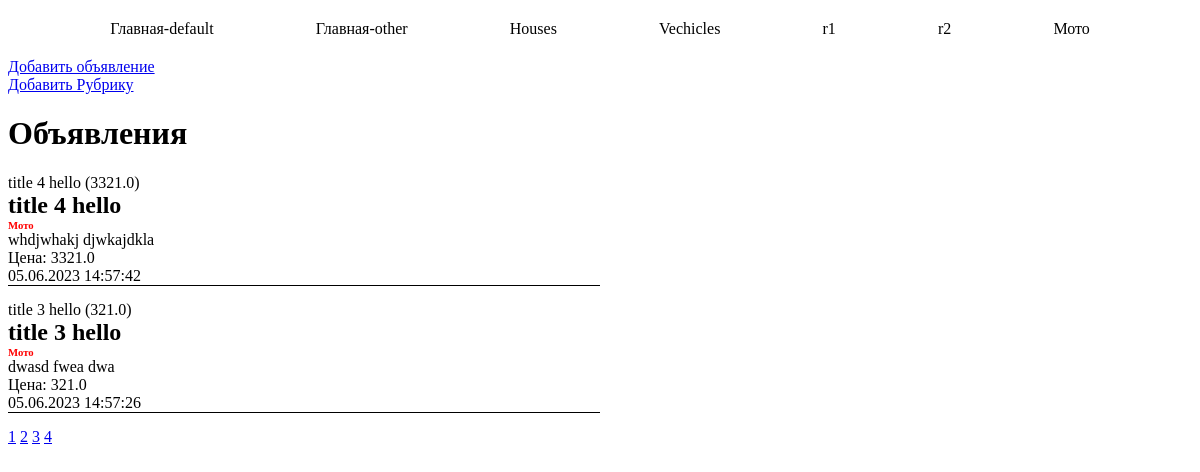
The page / on the database its author committed.
### bboard/models.py (models this page shows)
class Rubric(models.Model):
    name = models.CharField(max_length=20, db_index=True, verbose_name='Название')
    def __str__(self):
        return self.name
    class Meta:
        verbose_name_plural = 'Рубрики'
        verbose_name = 'Рубрика'
        ordering = ['name']

class Bb(models.Model):
    def title_and_price(self):
        return f'{self.title} ({self.price})'
    title_and_price.short_description = 'Название и цена'
    KINDS = (('b', "Куплю"),
             ('s', "Продам"),
             ('c', "Обменяю"))
    kind = models.CharField(max_length=1, choices=KINDS, default='s', verbose_name="Вид")
    rubric = models.ForeignKey(Rubric, null=True, on_delete=models.PROTECT, verbose_name='Рубрика')
    title = models.CharField(max_length=50, verbose_name='Загаловок', validators=[validators.MinLengthValidator(8, message='Минимум 10 символов')])
    content = models.TextField(null=True, blank=True, verbose_name='Контент')
    price = models.FloatField(null=True, blank=True, verbose_name='Цена')
    published = models.DateTimeField(auto_now_add=True, db_index=True, verbose_name='Дата публикации')
    class Meta:
        verbose_name_plural = 'Объявления'
        verbose_name = 'Объявление'
        ordering = ['-published']

### bboard/views.py (the view)
# urls.py: re_path(r'^(?P<page_num>[0-9]/)?$', index, name="index"),
def index(request, page_num='1/'):
    template = loader.get_template('bboard/index.html')
    limit = 2
    bbs_per_page = int(page_num[:-1]) * limit
    bbs = Bb.objects.order_by('-published')
    pages = [i for i in range(1, round(len(bbs) / limit) + 1)]
    bbs = bbs[bbs_per_page-limit:bbs_per_page]
    rubrics = Rubric.objects.all()
    context = {'bbs':bbs, 'rubrics': rubrics, 'pages': pages}
    return HttpResponse(template.render(context, request))

### bboard/templates/bboard/index.html
{% extends "layouts/basic.html" %}
{% block content %}
<a href="{% url 'other-bboard:add' %}">Добавить объявление</a>
<br>
<a href="{% url 'default-bboard:create_rubric' %}">Добавить Рубрику</a>
<h1 class="title">Объявления</h1>
{% for bb in bbs %}
<div class="bboard">
    {{ bb.title_and_price }}
    <h2 class="bboard__title">{{ bb.title }}</h2>
    <h6 class="bboard__rubric">{{ bb.rubric }}</h6>
    <p class="bboard__content">{{ bb.content }}</p>
    <p class="bboard__price">Цена: {{ bb.price }}</p>
    <p class="bboard__date">{{ bb.published|date:"d.m.Y H:i:s" }}</p>
</div>
{% endfor %}
{% for page in pages %}
    <a href="{% url 'default-bboard:index' %}{{page}}">{{ page }}</a>
{% endfor %}
{% endblock %}

### bboard/templates/layouts/basic.html (shortened to what this page needs)
{% load static %}
<!DOCTYPE html>
<html lang="ru">
<head>
    <link rel="stylesheet" type="text/css" href="{% static 'bboard/style.css' %}">
</head>
<body>
<ul>
    <li><a href="{% url 'default-bboard:index' %}">Главная-default</a></li>
    <li><a href="{% url 'other-bboard:index' %}">Главная-other</a></li>
{% for rubric in rubrics %}
    <li><a href="{% url 'default-bboard:by_rubric' rubric.pk %}">{{ rubric.name }}</a></li>
{% endfor %}
</ul>
{% block content %}
{% endblock %}
</body>
</html>

### bboard/static/bboard/style.css (style rules this page uses)
ul { display: flex; flex-direction: row; justify-content: space-evenly; width: 100%; padding: 0; margin: 20px 0; }
li { list-style: none; }
li a { text-decoration: none; color: #000; }
.bboard { width: calc(100% / 2); }
.bboard__title { margin: 0; }
.bboard__content { margin: 0; }
.bboard__price { margin: 0; }
.bboard__rubric { color:red; margin: 0; }
.bboard__date { margin: 0 0 15px 0; border-bottom: 1px solid black; }

### rows shown on the page
Rubric: name "Houses"
Rubric: name "Vechicles"
Rubric: name "r1"
Rubric: name "r2"
Rubric: name "Мото"
Bb: title_and_price "title 4 hello (3321.0)", title "title 4 hello", rubric "Мото", content "whdjwhakj djwkajdkla", price "3321.0", published "05.06.2023 14:57:42"
Bb: title_and_price "title 3 hello (321.0)", title "title 3 hello", rubric "Мото", content "dwasd fwea dwa", price "321.0", published "05.06.2023 14:57:26"

### other values the page prints
{{ page }} "1" "2" "3" "4"
